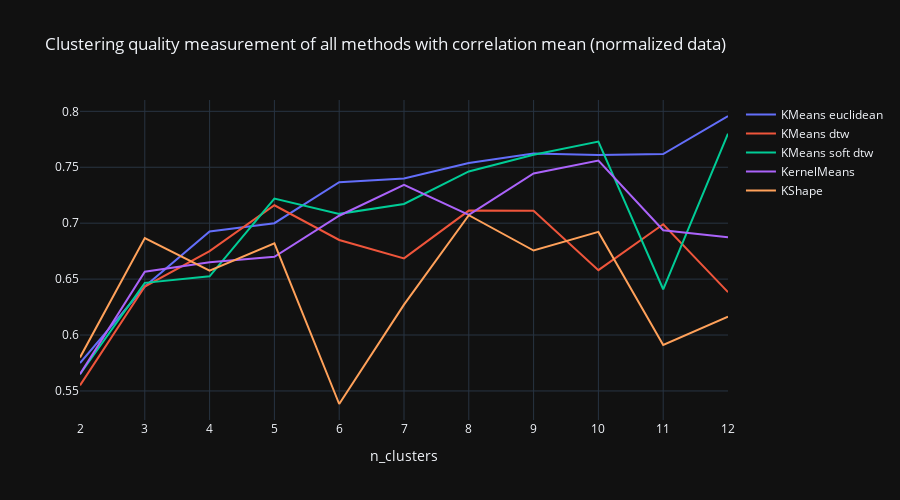

Notebook cell for this chart:
### Markdown cell above
A plot of the results for normalized data:

### Code cell
df = pd.read_csv("./dash_app/datasets/method_quality_corr_norm.csv", sep=";", index_col="n_clusters")

fig = go.Figure()
plot_title = "Clustering quality measurement of all methods with correlation mean (normalized data)"
# Loop dataframe columns and plot columns to the figure
for i in range(0, len(df.columns)):
    col_name = df.columns.values[i]
    fig.add_trace(go.Scatter(x=df.index, y=df[col_name], mode='lines', name=col_name))#, line_shape="spline"))
fig.update_xaxes(title_text="n_clusters", dtick=[2,len(df.index)+1])
fig.update_layout(xaxis_rangeslider_visible=False)
fig.update_layout(title_text=plot_title, template="plotly_dark", height=500)
fig.show()

### Figure 1 — Plotly figure (JSON) as saved in the notebook; plotly's stock layout.template omitted (floating-point values rounded to 4 significant figures)
{"data": [{"mode": "lines", "name": "KMeans euclidean", "type": "scatter", "x": [2, 3, 4, 5, 6, 7, 8, 9, 10, 11, 12], "y": [0.575, 0.6433, 0.6925, 0.7, 0.7367, 0.74, 0.7538, 0.7622, 0.761, 0.7618, 0.7958]}, {"mode": "lines", "name": "KMeans dtw", "type": "scatter", "x": [2, 3, 4, 5, 6, 7, 8, 9, 10, 11, 12], "y": [0.555, 0.6433, 0.675, 0.716, 0.685, 0.6686, 0.7112, 0.7111, 0.658, 0.6991, 0.6383]}, {"mode": "lines", "name": "KMeans soft dtw", "type": "scatter", "x": [2, 3, 4, 5, 6, 7, 8, 9, 10, 11, 12], "y": [0.565, 0.6467, 0.6525, 0.722, 0.7083, 0.7171, 0.7463, 0.7611, 0.773, 0.6409, 0.78]}, {"mode": "lines", "name": "KernelMeans", "type": "scatter", "x": [2, 3, 4, 5, 6, 7, 8, 9, 10, 11, 12], "y": [0.565, 0.6567, 0.665, 0.67, 0.7067, 0.7343, 0.7075, 0.7444, 0.756, 0.6936, 0.6875]}, {"mode": "lines", "name": "KShape", "type": "scatter", "x": [2, 3, 4, 5, 6, 7, 8, 9, 10, 11, 12], "y": [0.58, 0.6867, 0.6575, 0.682, 0.5383, 0.6271, 0.7071, 0.6756, 0.6922, 0.5911, 0.6164]}], "layout": {"height": 500, "title": {"text": "Clustering quality measurement of all methods with correlation mean (normalized data)"}, "xaxis": {"dtick": [2, 12], "rangeslider": {"visible": false}, "title": {"text": "n_clusters"}}}}
